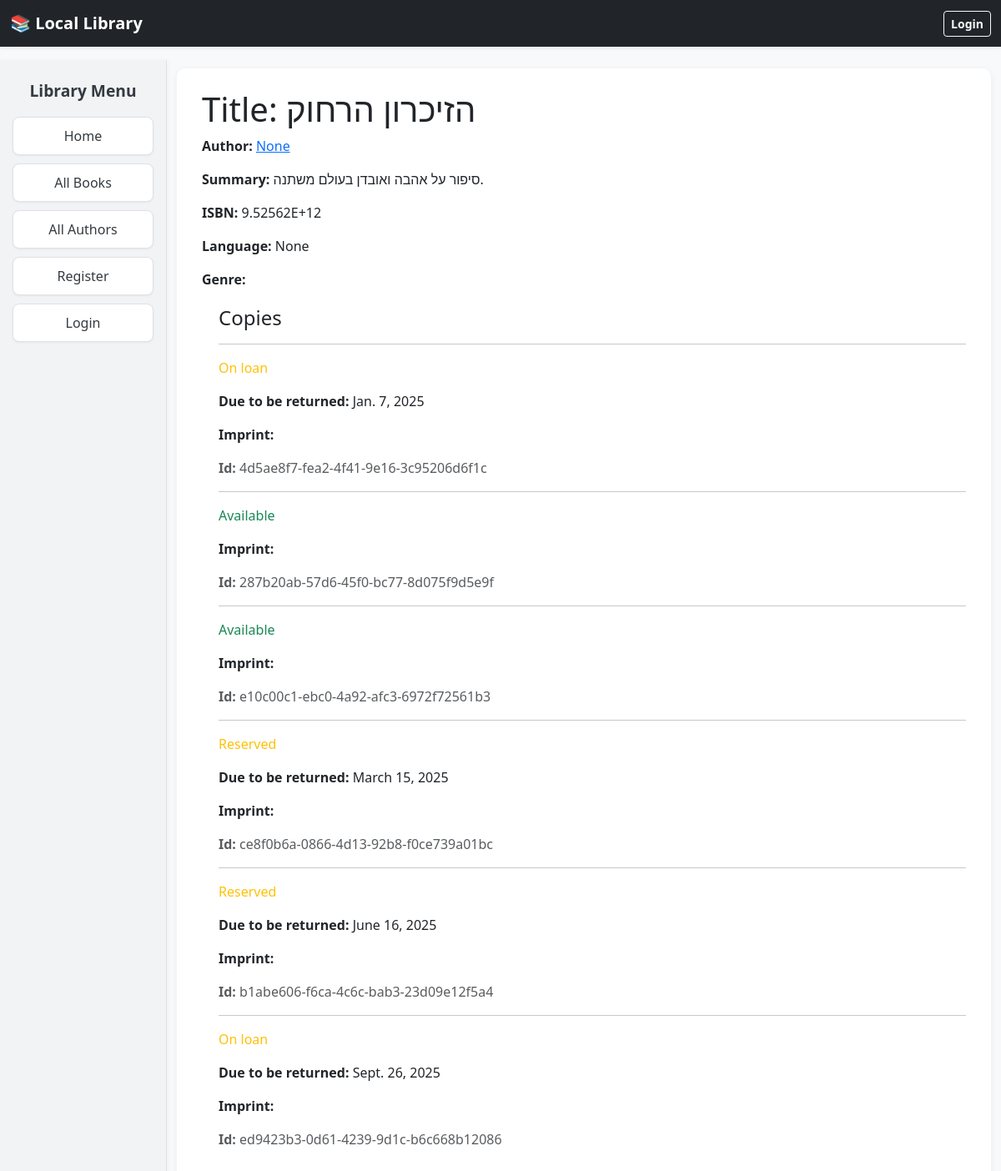
/catalog/book/48, run on the app's committed database.
### catalog/models.py (models this page shows, shortened)
class Book(models.Model):
    title = models.CharField(max_length=200)
    author = models.ForeignKey('Author', on_delete=models.RESTRICT, null=True)
    language = models.ForeignKey('Language', on_delete=models.SET_NULL, null=True)
    summary = models.TextField(
        max_length=1000, help_text="Enter a brief description of the book")
    isbn = models.CharField('ISBN', max_length=13,
                            unique=True,
                            help_text='13 Character <a href="https://www.isbn-international.org/content/what-isbn'
                                      '">ISBN number</a>')
    genre = models.ManyToManyField(
        Genre, help_text="Select a genre for this book")

class BookInstance(models.Model):
    id = models.UUIDField(
        primary_key=True,
        default=uuid.uuid4,
        help_text="Unique ID for this particular book across whole library"
    )
    book = models.ForeignKey('Book', on_delete=models.RESTRICT, null=True)
    imprint = models.CharField(max_length=200)
    due_back = models.DateField(null=True, blank=True)
    LOAN_STATUS = (
        ('m', 'Maintenance'),
        ('o', 'On loan'),
        ('a', 'Available'),
        ('r', 'Reserved'),
    )
    status = models.CharField(
        max_length=1,
        choices=LOAN_STATUS,
        blank=True,
        default='m',
        help_text='Book availability',
    )
    borrower = models.ForeignKey(settings.AUTH_USER_MODEL, on_delete=models.SET_NULL, null=True, blank=True)
    class Meta:
        ordering = ['due_back']
        permissions = (("can_mark_returned", "Set book as returned"),)

### catalog/views.py (the view)
# urls.py: path('book/<int:pk>', views.BookDetailView.as_view(), name='book-detail'),
class BookDetailView(generic.DetailView):
    model=Book

### catalog/templates/catalog/book_detail.html
{% extends "base_generic.html" %}
{% block content %}
  <h1>Title: {{ book.title }}</h1>
  <p><strong>Author:</strong> <a href="{{ book.author.get_absolute_url }}">{{ book.author }}</a></p>
  <p><strong>Summary:</strong> {{ book.summary }}</p>
  <p><strong>ISBN:</strong> {{ book.isbn }}</p>
  <p><strong>Language:</strong> {{ book.language }}</p>
  <p><strong>Genre:</strong> {{ book.genre.all|join:", " }}</p>
  <div style="margin-left:20px;margin-top:20px">
    <h4>Copies</h4>
    {% for copy in book.bookinstance_set.all %}
      <hr />
      <p
        class="{% if copy.status == 'a' %}text-success{% elif copy.status == 'm' %}text-danger{% else %}text-warning{% endif %}">
        {{ copy.get_status_display }}
      </p>
      {% if copy.status != 'a' %}
        <p><strong>Due to be returned:</strong> {{ copy.due_back }}</p>
      {% endif %}
      <p><strong>Imprint:</strong> {{ copy.imprint }}</p>
      <p class="text-muted"><strong>Id:</strong> {{ copy.id }}</p>
    {% endfor %}
  </div>
{% endblock %}

### catalog/static/css/styles.css (style rules this page uses)
body { font-family: 'Poppins', 'Segoe UI', Arial, sans-serif; background-color: #f8f9fa; color: #212529; }

### data on the page
Book: title "הזיכרון הרחוק", author "None", summary "סיפור על אהבה ואובדן בעולם משתנה.", isbn "9.52562E+12", language "None"
BookInstance: status "On loan", due_back "Jan. 7, 2025", id "4d5ae8f7-fea2-4f41-9e16-3c95206d6f1c"
BookInstance: status "Available", id "287b20ab-57d6-45f0-bc77-8d075f9d5e9f"
BookInstance: status "Available", id "e10c00c1-ebc0-4a92-afc3-6972f72561b3"
BookInstance: status "Reserved", due_back "March 15, 2025", id "ce8f0b6a-0866-4d13-92b8-f0ce739a01bc"
BookInstance: status "Reserved", due_back "June 16, 2025", id "b1abe606-f6ca-4c6c-bab3-23d09e12f5a4"
BookInstance: status "On loan", due_back "Sept. 26, 2025", id "ed9423b3-0d61-4239-9d1c-b6c668b12086"
